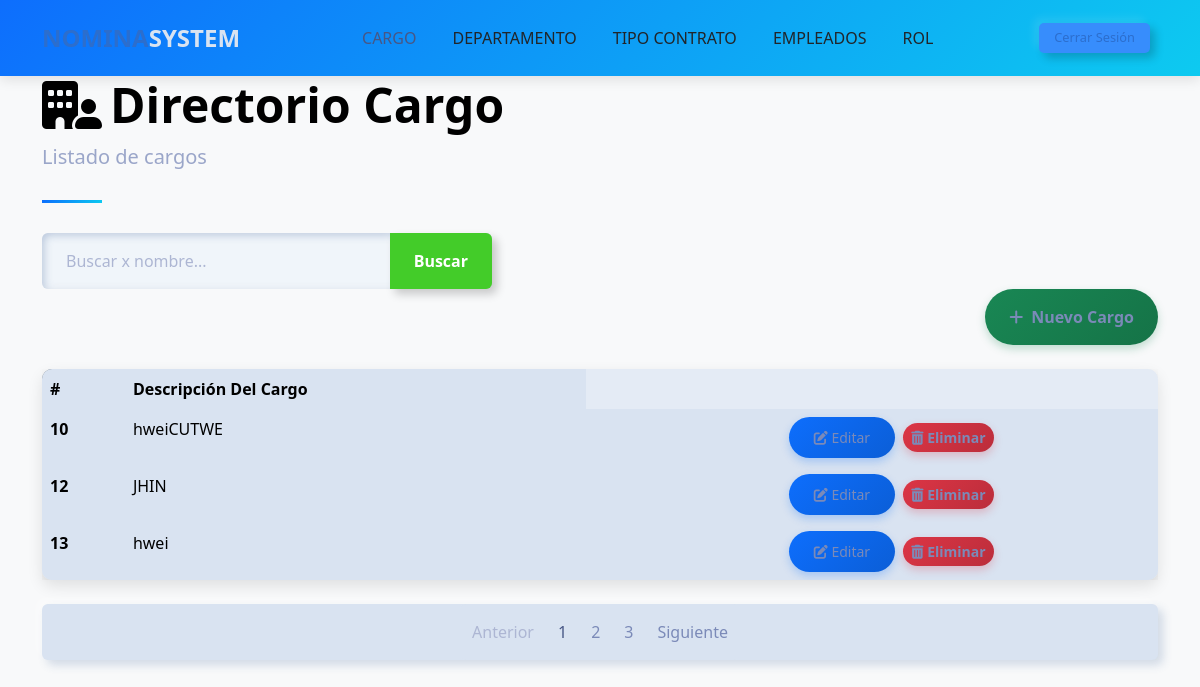
Screenshot of /cargoss/cargos/ (signed in) with the database file from the repository.
### cargo/models.py (models this page shows, shortened)
class Cargo(models.Model):
    description = models.CharField(max_length=100)

### cargo/views.py (the view)
# urls.py: path('cargos/', cargos, name='cargos'),
@login_required
def cargos(request):
    datcargos = Cargo.objects.all()
    query = request.GET.get('q')
    if query:
        datcargos = Cargo.objects.filter(description__icontains=query)
    return render(request, 'cargos/cargoslist.html', {
        'datcargos': datcargos,
        'title': 'Listado de cargos'})

### template/cargos/cargoslist.html (shortened to what this page needs)
{% extends "home.html" %}
{% block content %}
    <div class="container">
        <header class="page-header">
            <h1 class="display-5 fw-bold text-primary" style="color: black !important;">
                <i class="fa-solid fa-building-user me-2" style="color: black;"></i>Directorio Cargo
            </h1>
            <p class="lead text-muted">Listado de cargos</p>
        </header>
        <form action="" style="max-width: 450px;">
            <div class="input-group">
                <input type="text" class="form-control" placeholder="Buscar x nombre..." name="q" value="{{ request.GET.q }}">
                <button class="btn btn-outline-success" data-bs-toggle="tooltip" data-bs-title="Escriba parte del apellido y click en buscar">
                    Buscar
                </button>
            </div>
        </form>
        <div class="d-flex justify-content-end mb-4">
            <a class="btn btn-success"  href="{% url 'cargo:cargos_create' %}">
                <i class="fas fa-plus me-2"></i>Nuevo Cargo
            </a>
        </div>
        <div class="card mb-4">
            <div class="card-body p-0">
                <div class="table-responsive">
                    <table class="table table-hover mb-0">
                        <thead>
                            <tr>
                                <th scope="col">#</th>
                                <th scope="col">Descripción Del Cargo</th>
                            </tr>
                        </thead>
                        <tbody>
                           {% for carg in datcargos %}
                            <tr>
                                <th scope="row">{{carg.id}}</th>
                                <td>{{carg.description}}</td>
                                <td>
                                <td class="text-center">
                                    <a href="{% url 'cargo:cargos_update' carg.id %}" class="btn btn-sm btn-primary me-1">
                                        <i class="fas fa-edit"></i> Editar
                                    </a>
                                    <a  href="{% url 'cargo:cargos_delete' carg.id %}" class="btn btn-sm btn-danger">
                                        <i class="fas fa-trash-alt"></i> Eliminar
                                    </a>
                                </td>
                            </tr>
                           {% endfor %}
                        </tbody>
                    </table>
                </div>
            </div>
        </div>
        <nav aria-label="Page navigation" class="mb-4">
            <ul class="pagination justify-content-center">
                <li class="page-item disabled">
                    <a class="page-link" href="#" tabindex="-1" aria-disabled="true">Anterior</a>
                </li>
                <li class="page-item active"><a class="page-link" href="#">1</a></li>
                <li class="page-item"><a class="page-link" href="#">2</a></li>
                <li class="page-item"><a class="page-link" href="#">3</a></li>
                <li class="page-item">
                    <a class="page-link" href="#">Siguiente</a>
                </li>
            </ul>
        </nav>
    </div>
{% endblock %}

### template/home.html (style rules this page uses)
:root { --primary-color: #2c6ecd; --secondary-color: #19b3b3; --accent-color: #f8f9fa; --dark-color: #212529; --text-color: #495057; }
body { font-family: 'Poppins', sans-serif; color: var(--text-color); overflow-x: hidden; }
.btn-primary { background-color: var(--primary-color); border-color: var(--primary-color); padding: 10px 25px; border-radius: 50px; font-weight: 500; transition: all 0.3s ease; }

### template/cargos/cargoslist.html (style rules this page uses)
body { background-color: #f8f9fa; font-family: 'Segoe UI', Tahoma, Geneva, Verdana, sans-serif; }
.card { border-radius: 10px; box-shadow: 0 6px 15px rgba(0,0,0,0.1); transition: transform 0.3s, box-shadow 0.3s; }
.btn-primary { background: linear-gradient(135deg, #0d6efd, #0b5ed7); border: none; box-shadow: 0 4px 8px rgba(13, 110, 253, 0.25); transition: all 0.3s; }
.btn-success { background: linear-gradient(135deg, #198754, #157347); border: none; box-shadow: 0 4px 8px rgba(25, 135, 84, 0.25); transition: all 0.3s; }
.btn-danger { background: linear-gradient(135deg, #dc3545, #bb2d3b); border: none; box-shadow: 0 4px 8px rgba(220, 53, 69, 0.25); transition: all 0.3s; }
.table { border-radius: 10px; overflow: hidden; box-shadow: 0 5px 15px rgba(0,0,0,0.08); }
.table thead { background: linear-gradient(135deg, #6c757d, #495057); color: white; }
.table tbody tr { transition: background-color 0.3s; }
.page-header { position: relative; margin-bottom: 30px; padding-bottom: 15px; }
.page-header:after { content: ''; position: absolute; bottom: 0; left: 0; width: 60px; height: 3px; background: linear-gradient(135deg, #0d6efd, #0dcaf0); }

### rows the page displays
Cargo: id "10", description "hweiCUTWE"
Cargo: id "12", description "JHIN"
Cargo: id "13", description "hwei"
